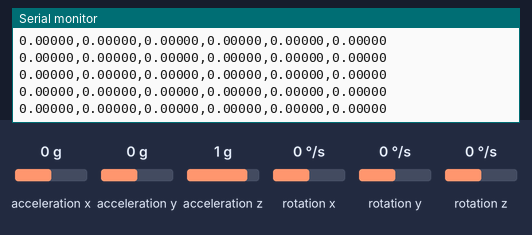
A program run on a simulated Arduino Nano, built with avr-gcc and run on an emulated ATmega328P. Parts: the last lines printed to the serial monitor. Wiring (inferred from the names in the program): MPU-6050 motion sensor at I2C address 0x68. The inputs (shaded band) are chosen by the test bench; at power-on: acceleration x 0 g, acceleration y 0 g, acceleration z 1 g, rotation x 0 °/s, rotation y 0 °/s, rotation z 0 °/s.

Above: at 1.9 s.
2.0 s: acceleration x set to -1.4 g
At 2.9 s:
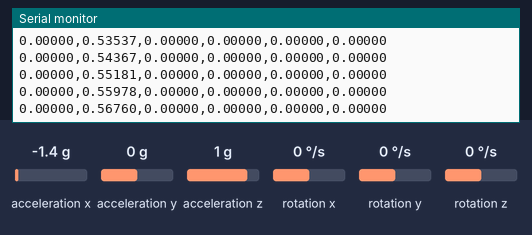
5.0 s: acceleration y set to -1.4 g
At 6.1 s:
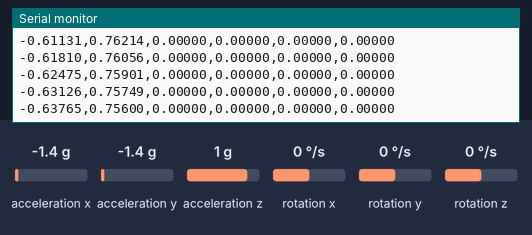
6.5 s: acceleration z set to -1.4 g
At 7.1 s:
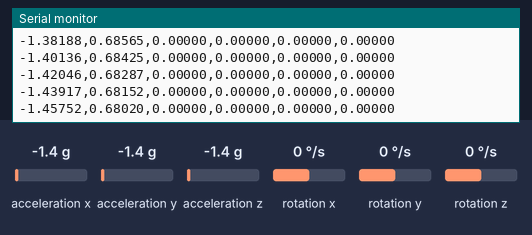
8.0 s: rotation x set to -192 °/s
At 8.7 s:
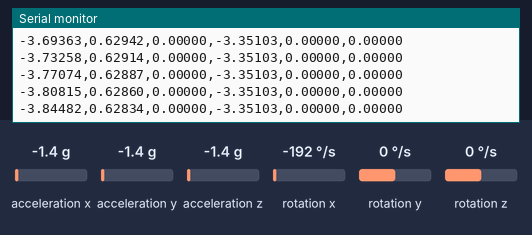
9.5 s: rotation y set to -192 °/s
At 10.2 s:
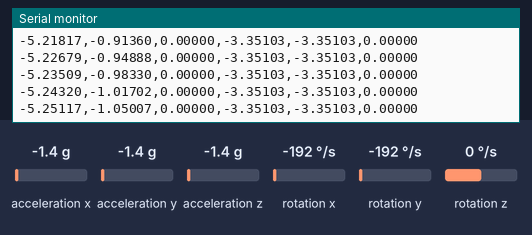
Timing chart, 0 to 12.0 s (numbered marks = the images above; inputs shaded):
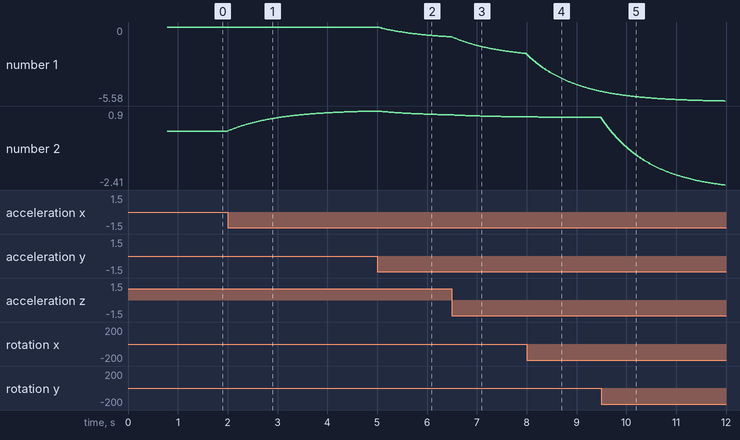

The program:

main.cpp
```cpp
/*
 * arduinoNano - legacy firmware, predecessor of esp32/src/air (physical
 * counterpart of the cocpitView flight-profile emulator).
 *
 * Reads the accelerometer/gyroscope from an MPU-6050 over I2C (Wire), computes
 * roll/pitch with a complementary filter (yaw is gyro-integration only - no
 * magnetometer, so it drifts) and prints one CSV line over USB serial
 * (115200 baud, 50 Hz):
 *
 *   roll,pitch,yaw,rollspeed,pitchspeed,yawspeed\n   (roll/pitch/yaw in radians,
 *                                                       *speed in radians/s)
 *
 * The lines are read by cocpitView (cockpitview/serial_source.py), which
 * forwards them to QGroundControl as MAVLink ATTITUDE over UDP.
 *
 * Wiring MPU-6050 -> Arduino Nano:
 *   VCC -> 5V, GND -> GND, SCL -> A5, SDA -> A4, AD0 -> GND (I2C address 0x68)
 *
 * Assumes the module lies flat with its X axis pointing forward and Z axis
 * pointing up - depending on how it's actually mounted on the airframe you
 * may need to swap/invert axes below.
 */

#include <Arduino.h>
#include <Wire.h>

namespace {

constexpr uint8_t kMpuAddress = 0x68;
constexpr uint8_t kRegPowerManagement1 = 0x6B;
constexpr uint8_t kRegAccelStart = 0x3B;

constexpr float kAccelScale = 1.0f / 16384.0f;        // LSB -> g, +-2g range
constexpr float kGyroScale = (PI / 180.0f) / 131.0f;  // LSB -> rad/s, +-250 deg/s range
constexpr float kComplementaryAlpha = 0.98f;          // gyro vs. accelerometer weight
constexpr uint32_t kSampleIntervalUs = 20000;         // 50 Hz
constexpr int kGyroCalibrationSamples = 200;

float gyroBiasX = 0.0f, gyroBiasY = 0.0f, gyroBiasZ = 0.0f;
float roll = 0.0f, pitch = 0.0f, yaw = 0.0f;
uint32_t lastSampleUs = 0;

void mpuWriteRegister(uint8_t reg, uint8_t value) {
  Wire.beginTransmission(kMpuAddress);
  Wire.write(reg);
  Wire.write(value);
  Wire.endTransmission();
}

void mpuReadRaw(int16_t *accel, int16_t *gyro) {
  Wire.beginTransmission(kMpuAddress);
  Wire.write(kRegAccelStart);
  Wire.endTransmission(false);
  Wire.requestFrom(kMpuAddress, (uint8_t)14, (uint8_t) true);

  accel[0] = (Wire.read() << 8) | Wire.read();
  accel[1] = (Wire.read() << 8) | Wire.read();
  accel[2] = (Wire.read() << 8) | Wire.read();
  Wire.read();
  Wire.read();  // temperature, unused
  gyro[0] = (Wire.read() << 8) | Wire.read();
  gyro[1] = (Wire.read() << 8) | Wire.read();
  gyro[2] = (Wire.read() << 8) | Wire.read();
}

// The Arduino must be held still during this, otherwise the gyro bias will be wrong.
void calibrateGyro() {
  int16_t accel[3];
  int16_t gyro[3];
  long sumX = 0, sumY = 0, sumZ = 0;
  for (int i = 0; i < kGyroCalibrationSamples; i++) {
    mpuReadRaw(accel, gyro);
    sumX += gyro[0];
    sumY += gyro[1];
    sumZ += gyro[2];
    delay(3);
  }
  gyroBiasX = (sumX / (float)kGyroCalibrationSamples) * kGyroScale;
  gyroBiasY = (sumY / (float)kGyroCalibrationSamples) * kGyroScale;
  gyroBiasZ = (sumZ / (float)kGyroCalibrationSamples) * kGyroScale;
}

}  // namespace

void setup() {
  Serial.begin(115200);
  Wire.begin();
  Wire.setClock(400000);

  mpuWriteRegister(kRegPowerManagement1, 0x00);  // wake up from sleep mode
  delay(50);

  calibrateGyro();

  lastSampleUs = micros();
}

void loop() {
  uint32_t now = micros();
  if (now - lastSampleUs < kSampleIntervalUs) {
    return;
  }
  float dt = (now - lastSampleUs) / 1000000.0f;
  lastSampleUs = now;

  int16_t accelRaw[3];
  int16_t gyroRaw[3];
  mpuReadRaw(accelRaw, gyroRaw);

  float ax = accelRaw[0] * kAccelScale;
  float ay = accelRaw[1] * kAccelScale;
  float az = accelRaw[2] * kAccelScale;
  float gx = gyroRaw[0] * kGyroScale - gyroBiasX;
  float gy = gyroRaw[1] * kGyroScale - gyroBiasY;
  float gz = gyroRaw[2] * kGyroScale - gyroBiasZ;

  float rollAccel = atan2f(ay, az);
  float pitchAccel = atan2f(-ax, sqrtf(ay * ay + az * az));

  roll = kComplementaryAlpha * (roll + gx * dt) + (1.0f - kComplementaryAlpha) * rollAccel;
  pitch = kComplementaryAlpha * (pitch + gy * dt) + (1.0f - kComplementaryAlpha) * pitchAccel;
  yaw += gz * dt;  // no magnetometer - gyro integration only, drifts over time

  Serial.print(roll, 5);
  Serial.print(',');
  Serial.print(pitch, 5);
  Serial.print(',');
  Serial.print(yaw, 5);
  Serial.print(',');
  Serial.print(gx, 5);
  Serial.print(',');
  Serial.print(gy, 5);
  Serial.print(',');
  Serial.println(gz, 5);
}
```

Measured:
- after the input at 2.0 s, the serial monitor: prints a new line at once (image 1)
- plotted number 2: 0 → 0.9 after the input at 2.0 s
